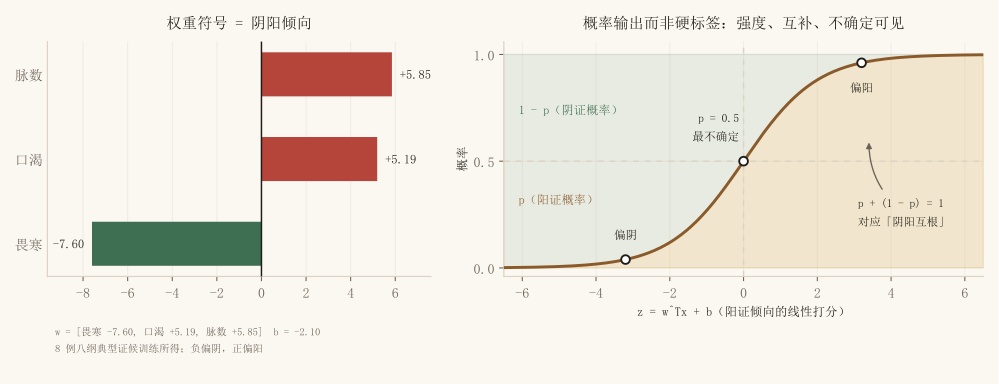

Recreate this plot in Python.
# -*- coding: utf-8 -*-
"""图 2-1 阴阳 → 二分类：权重符号与 sigmoid 的互补性

内容依据：textbooks/01-zhongyi/01-zhongyi-jichu-lilun/02-第2章-阴阳：从对立范畴到二分类.md §2.2
  「把输出写成硬标签（0 或 1）会立刻损失一个东西：程度」
  「p = σ(z) = 1/(1+e^{-z}),  z = w^Tx + b」
  「(1) 保留了强度。p = 0.55 与 p = 0.95 在临床上对应完全不同的处置思路」
  「(2) 强制了两类的互补关系……p + (1 - p) = 1 ……它恰好对应「阴阳互根」」
  「(3) 最不确定的地方被显式暴露出来。p ≈ 0.5 的病例，就是这个模型没有把握的病例」
  「本教材配套的课程代码在 8 例八纲典型证候上训练，得到：
    w = [ 畏寒: -7.60, 口渴: +5.19, 脉数: +5.85 ]  b = -2.10
    符号是符合中医常识的：畏寒为负（偏阴），口渴与脉数为正（偏阳）」

与站点动画图 yin-yang-sigmoid 的分工：动画逐帧扫阈值、演示样本归属翻转；本图是静态的，
讲两件动画图讲不了的事 —— 权重的符号就是阴阳倾向、以及 p 与 1-p 的互补对应阴阳互根。
"""

import pathlib
import sys

sys.path.insert(0, str(pathlib.Path(__file__).resolve().parents[3] / "scripts" / "figures"))

import numpy as np

from tcm_figure import canvas_grid, save, INK, MUTED, LINE, WUXING, PAPER, ACCENT

YIN = "#3f6f52"       # 青 —— 与站点 --jade 同系
YANG = "#b5443a"      # 赤 —— 与站点 --cinnabar 同系

fig, (ax1, ax2) = canvas_grid(1, 2, w=10.4, h=4.0, gridspec_kw={"width_ratios": [1, 1.25]})

# ── 左：权重的符号即阴阳倾向 ──
feats = ["畏寒", "口渴", "脉数"]
vals = [-7.60, 5.19, 5.85]
colors = [YIN if v < 0 else YANG for v in vals]
bars = ax1.barh(feats, vals, color=colors, height=0.52, zorder=3)
ax1.axvline(0, color=INK, lw=1.1, zorder=4)
for b, v in zip(bars, vals):
    off = -0.35 if v < 0 else 0.35
    ax1.text(v + off, b.get_y() + b.get_height() / 2, f"{v:+.2f}",
             va="center", ha="right" if v < 0 else "left", fontsize=9.4, color=INK, zorder=5)
ax1.set_xlim(-9.6, 7.6)
ax1.set_title("权重符号 = 阴阳倾向", fontsize=11.5, pad=10)
ax1.text(0.02, -0.20, "w = [畏寒 -7.60, 口渴 +5.19, 脉数 +5.85]　b = -2.10\n"
                      "8 例八纲典型证候训练所得；负偏阴，正偏阳",
         transform=ax1.transAxes, fontsize=7.8, color=MUTED, va="top", linespacing=1.6)
ax1.grid(axis="x", alpha=0.35, zorder=0)
ax1.set_axisbelow(True)
ax1.tick_params(axis="y", length=0)

# ── 右：sigmoid 与互补 ──
z = np.linspace(-6.5, 6.5, 400)
p = 1 / (1 + np.exp(-z))
ax2.plot(z, p, color=ACCENT, lw=2.2, zorder=4, label="p = σ(z)")
ax2.fill_between(z, 0, p, color=WUXING["土"], alpha=0.16, zorder=2)
ax2.fill_between(z, p, 1, color=YIN, alpha=0.10, zorder=2)
ax2.axhline(0.5, color=LINE, ls=(0, (4, 4)), lw=1.1, zorder=3)
ax2.axvline(0, color=LINE, ls=(0, (4, 4)), lw=1.1, zorder=3)

ax2.text(-6.1, 0.30, "p（阳证概率）", fontsize=9.2, color=ACCENT)
ax2.text(-6.1, 0.72, "1 - p（阴证概率）", fontsize=9.2, color=YIN)
ax2.annotate("p + (1 - p) = 1\n对应「阴阳互根」", xy=(3.4, 0.60), xytext=(3.1, 0.26),
             fontsize=8.6, color=INK, ha="left", va="center", linespacing=1.6,
             arrowprops=dict(arrowstyle="-|>", color=MUTED, lw=1.0,
                             connectionstyle="arc3,rad=-0.25"))

for zz, lab, place in [(-3.2, "偏阴", "above"), (0.0, "p = 0.5\n最不确定", "above"), (3.2, "偏阳", "below")]:
    pp = 1 / (1 + np.exp(-zz))
    ax2.plot([zz], [pp], "o", ms=6.5, mfc="white", mec=INK, mew=1.4, zorder=6)
    if place == "above":
        # z=0 处曲线陡升，居中的标签右半会压到曲线上，改为右对齐并略左移
        if zz == 0.0:
            ax2.text(zz - 0.12, pp + 0.075, lab, ha="right", va="bottom",
                     fontsize=8.8, color=INK, linespacing=1.5)
        else:
            ax2.text(zz, pp + 0.075, lab, ha="center", va="bottom", fontsize=8.8, color=INK, linespacing=1.5)
    else:
        ax2.text(zz, pp - 0.075, lab, ha="center", va="top", fontsize=8.8, color=INK, linespacing=1.5)

ax2.set_xlim(-6.5, 6.5)
ax2.set_ylim(-0.04, 1.06)
ax2.set_xlabel("z = w^Tx + b（阳证倾向的线性打分）", fontsize=9.4)
ax2.set_ylabel("概率", fontsize=9.4)
ax2.set_title("概率输出而非硬标签：强度、互补、不确定可见", fontsize=11.5, pad=10)
ax2.set_yticks([0, 0.5, 1])
ax2.grid(alpha=0.30, zorder=0)
ax2.set_axisbelow(True)

save(fig)
